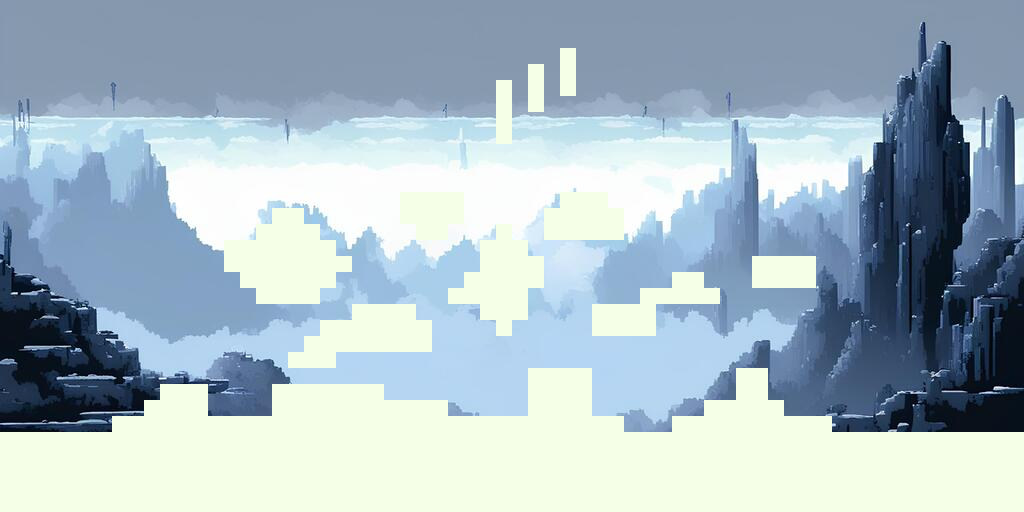

This is a level from a 2D game, rendered from its Tiled map with the project's own tilesets. A one-line summary and the map file follow, with tile-layer data summarised:
An orthogonal 64x32 tile map with 16x16 px tiles, 3 tile layers (background, platforms, start_end) and 49 objects (Start, End, 0, 1, 4, ...).

<map version="1.10" tiledversion="1.10.2" orientation="orthogonal" renderorder="right-down" width="64" height="32" tilewidth="16" tileheight="16" infinite="0" nextlayerid="7" nextobjectid="53">
 <tileset firstgid="1" name="full" tilewidth="16" tileheight="16" tilecount="4824" columns="134">
  <image source="for_map/full.png" width="2144" height="576" />
 </tileset>
 <layer id="6" name="background" width="64" height="32">
  <data>[2048 cells, 2048 non-empty, 2048 distinct tile ids]</data>
 </layer>
 <layer id="2" name="platforms" width="64" height="32" offsetx="0.67666" offsety="0.21556">
  <data>[2048 cells, 539 non-empty, 1 distinct tile ids]</data>
 </layer>
 <layer id="4" name="start_end" width="64" height="32">
  <data>[2048 cells, 0 non-empty, 0 distinct tile ids]</data>
 </layer>
 <objectgroup id="3" name="Collisions" offsetx="0.666667" offsety="0">
  <object id="1" x="-1.0833" y="434.333" width="208.917" height="76" />
  <object id="2" x="254.667" y="224.167" width="64" height="34.8333" />
  <object id="3" x="447" y="288.667" width="80.3334" height="9.66667" />
  <object id="4" x="464" y="271.334" width="79.3333" height="17.3333" />
  <object id="5" x="591" y="303.667" width="62.6667" height="16.6666" />
  <object id="6" x="672" y="272.667" width="32" height="16.6667" />
  <object id="7" name="Start" x="19.3333" y="421" />
  <object id="8" name="End" x="1006.17" y="423.417" />
  <object id="9" x="320" y="386.25" width="47.3333" height="123.25" />
  <object id="10" x="381.671" y="401.781" width="18.6667" height="108.58" rotation="359.848" />
  <object id="11" x="494.334" y="81.833" width="17.5" height="60.8333" />
  <object id="12" x="529.25" y="65.6663" width="15.6667" height="49.5833" />
  <object id="13" x="114" y="417.333" width="96" height="17.1667" />
  <object id="14" x="208.833" y="418.25" width="112" height="92.0833" />
  <object id="15" x="366.667" y="386.417" width="15.3333" height="123.583" />
  <object id="16" x="400" y="402.291" width="46.9167" height="109.042" />
  <object id="17" x="447.083" y="418.25" width="176.417" height="92.667" />
  <object id="18" x="542.666" y="208" width="80" height="17.3333" />
  <object id="19" x="559.666" y="194.334" width="48.3334" height="13.3333" />
  <object id="20" x="527.333" y="369.25" width="63.8333" height="48.5833" />
  <object id="21" x="623.5" y="434.25" width="399.5" height="76.75" />
  <object id="22" x="671.167" y="417.417" width="160" height="16.5" />
  <object id="23" x="702" y="401.417" width="81.75" height="15.9167" />
  <object id="24" x="399.334" y="194" width="63.3333" height="28" />
  <object id="25" x="270.917" y="209.583" width="32.6667" height="13.9167" />
  <object id="26" x="224" y="240.666" width="30" height="32.6667" />
  <object id="27" x="495" y="225" width="16" height="15.3334" />
  <object id="28" x="750.667" y="258.334" width="65.3333" height="14.6667" />
  <object id="29" x="640.666" y="288.667" width="80" height="16.6667" />
  <object id="31" x="734.833" y="369.75" width="32.75" height="31.75" />
  <object id="32" x="479.515" y="257.091" width="63.8182" height="13.8182" />
  <object id="33" x="479.515" y="241.273" width="47.8182" height="15.8182" />
  <object id="34" x="319.083" y="241.75" width="16.75" height="16" />
  <object id="35" x="336.083" y="256.25" width="15" height="7.5" />
  <object id="36" x="286.5" y="347.5" width="48.75" height="11" />
  <object id="37" x="303.833" y="337.25" width="127" height="9.16667" />
  <object id="38" x="319.833" y="322.25" width="111" height="14.5" />
  <object id="39" x="351.833" y="305.75" width="62.75" height="16.25" />
  <object id="40" x="271.697" y="385.636" width="47.5" height="32.0909" />
  <object id="42" x="558.667" y="48.6667" width="17.3333" height="48.6667" />
  <object id="51" x="144.333" y="399.5" width="62.5" height="16.5" />
  <object id="52" x="159.833" y="384.5" width="47" height="16.5" />
 </objectgroup>
 <objectgroup id="5" name="EnemyPath">
  <object id="43" name="0" x="385.5" y="372.333" width="61.3333" height="18.1667" />
  <object id="45" name="1" x="626.5" y="415.5" width="43.5" height="18" />
  <object id="46" name="4" x="778" y="241.5" width="38" height="16.5" />
  <object id="47" name="2" x="272.25" y="194.75" width="32" height="14" />
  <object id="48" name="5" x="503.333" y="71.3333" />
  <object id="49" name="6" x="535.333" y="55.3333" />
  <object id="50" name="3" x="607.818" y="193.273" width="15.8182" height="16.1818" />
 </objectgroup>
</map>
